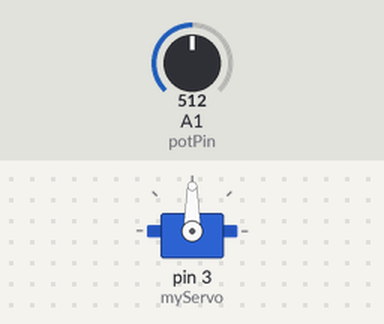
A sketch run on a simulated Arduino Uno, built with avr-gcc and run on an emulated ATmega328P. On the bench: servo. The test bench sets the inputs (shaded band); at power-on: A1 (potPin) = 512. What the sketch prints to the serial monitor is not drawn.

Above: at 2.2 s.
2.3 s: A1 (potPin) set to 716
At 2.8 s:
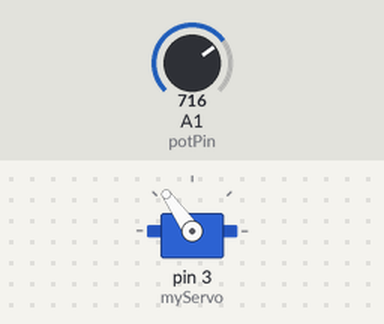
3.8 s: A1 (potPin) set to 900
At 5.0 s:
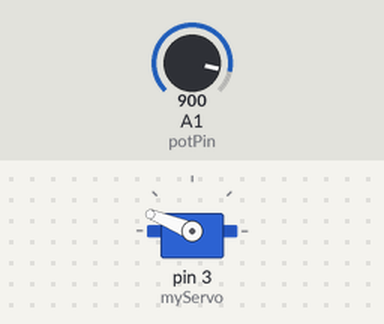
5.3 s: A1 (potPin) set to 1023
At 6.3 s:
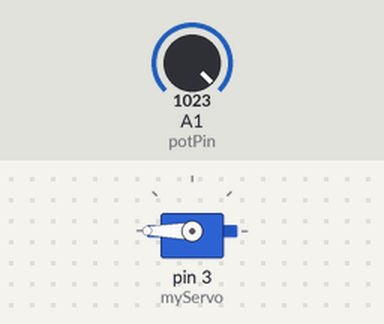
6.8 s: A1 (potPin) set to 306
At 7.5 s:
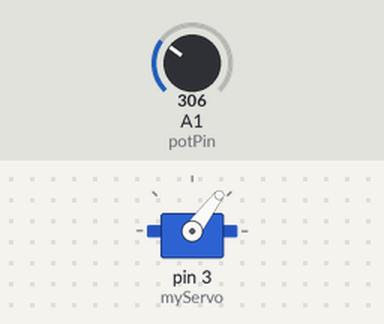
8.3 s: A1 (potPin) set to 122
At 8.6 s:
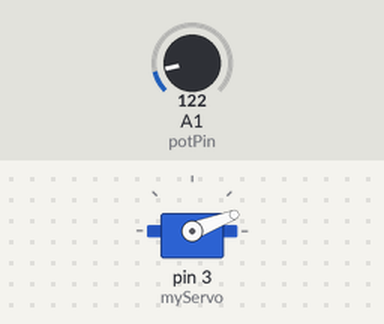
9.8 s: A1 (potPin) set to 0
At 10.8 s:
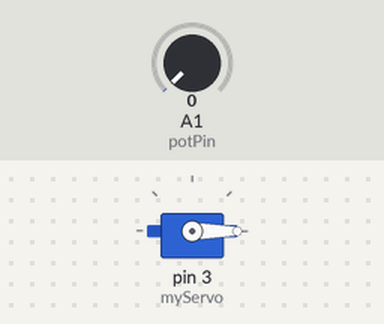
Timing chart, 0 to 12.3 s (numbered marks = the images above; inputs shaded):
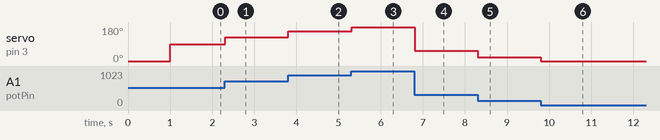

Measured:
- after the input at 2.3 s, servo on pin 3 (myServo): 90° → 125° at once
- after the input at 3.8 s, servo on pin 3 (myServo): 125° → 158° at once
- after the input at 5.3 s, servo on pin 3 (myServo): 158° → 180° at once
- after the input at 6.8 s, servo on pin 3 (myServo): 180° → 53° at once
- after the input at 8.3 s, servo on pin 3 (myServo): 53° → 21° at once
- after the input at 9.8 s, servo on pin 3 (myServo): 21° → 0° at once

The sketch:

Intro_To_Servos.ino
```cpp
#include <Servo.h>
/*
Intro To Servos
*/

Servo myServo; // create servo object called myServo
int potPin = A1;
int x = 0;

void setup() {
    myServo.attach(3); // attach servo object to pin
    myServo.write(0); // 0 to 180
    delay(1000);
    myServo.write(180);
    pinMode(potPin, INPUT);
    Serial.begin(9600);
}

void loop() {
  //x = constrain(analogRead(potPin), 0, 180);
  x = map(analogRead(potPin), 0, 1023, 0, 180);
  Serial.println(x);
  myServo.write(x);
}
```
